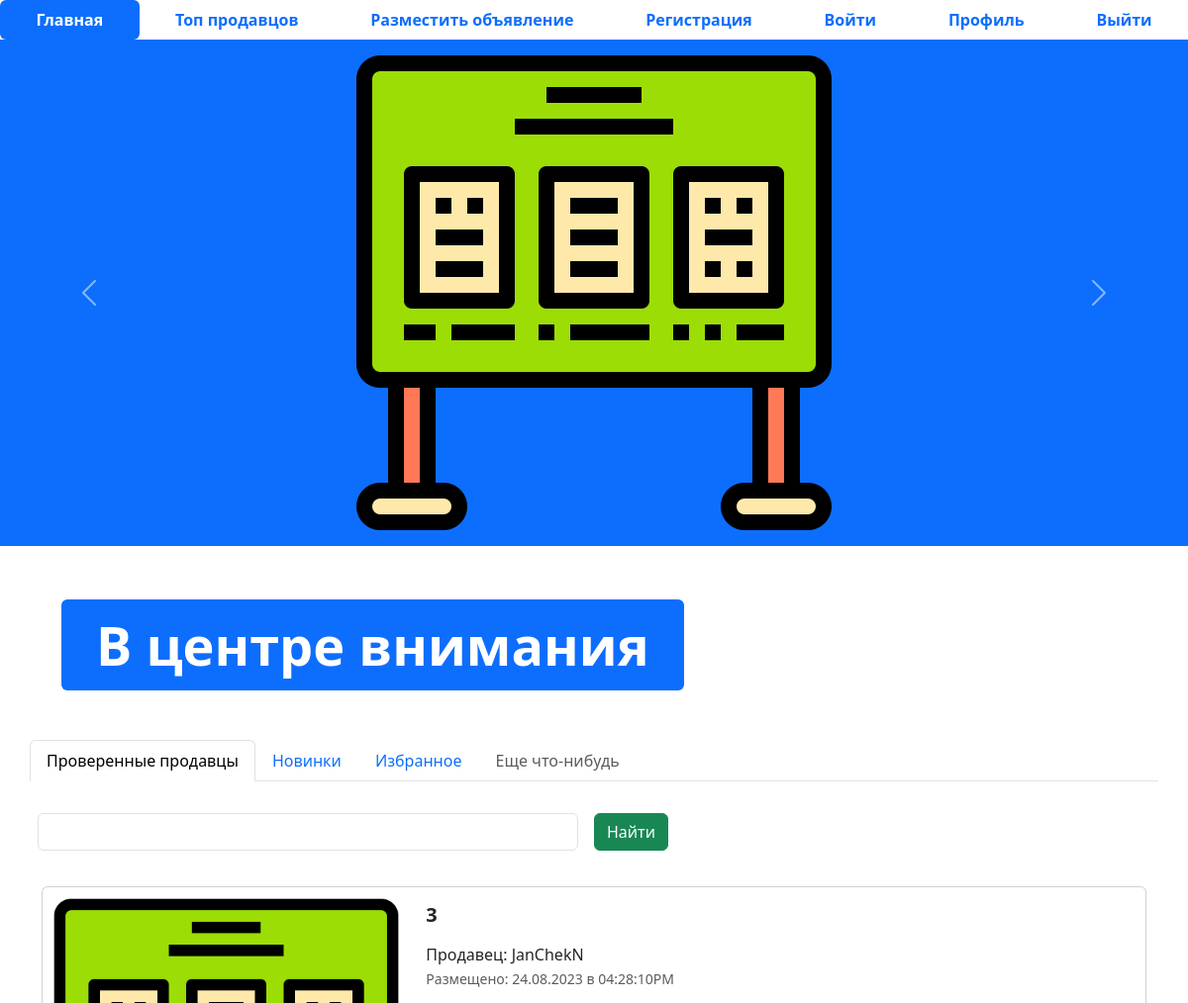
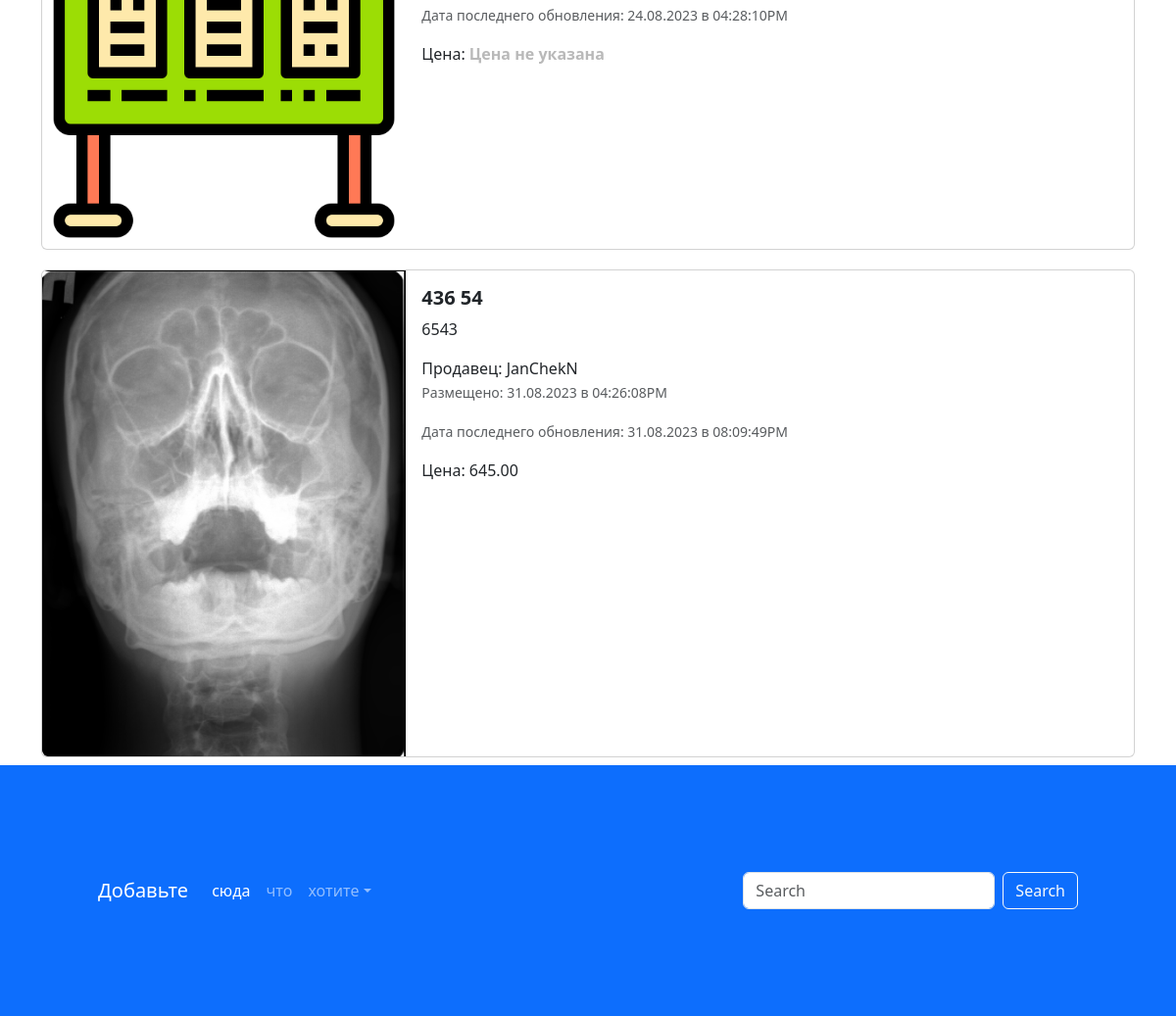
The page / on the database its author committed (2 pictures, top to bottom).
### app_adv/models.py (models this page shows, shortened)
class Advertisement(models.Model):
    title = models.CharField('Заголовок', max_length=256)
    description = models.TextField('Описание', blank=True, null=True, help_text='Не обязательно')
    price = models.DecimalField('Цена', max_digits=100, decimal_places=2, help_text='Не обязательно', blank=True,
                                null=True)
    auction = models.BooleanField('Торг', help_text='Отметьте если торг уместен')
    created_at = models.DateTimeField(auto_now_add=True)
    updated_at = models.DateTimeField(auto_now=True)
    user = models.ForeignKey(User, on_delete=models.CASCADE, verbose_name='Пользователь')
    image = models.ImageField('Изображение', upload_to='media/', blank=True, null=True, help_text='Не обязательно')
    def get_absolute_url(self):
        return reverse('adv-detail', kwargs={'pk': self.pk})
    @admin.display(description='Дата создания')
    def created_date(self):
        from django.utils import timezone
        if self.created_at.date() == timezone.now().date():
            created_time = self.created_at.time().strftime('%I:%M:%S%p')
            return format_html('<span style="color: #9cdd05; font-weight: bold;">Сегодня в {}</span>', created_time)
        return self.created_at.strftime('%d.%m.%Y в %I:%M:%S%p')
    @admin.display(description='Дата последнего обновления')
    def updated_date(self):
        from django.utils import timezone
        if self.updated_at.date() == timezone.now().date():
            updated_time = self.updated_at.time().strftime('%I:%M:%S%p')
            return format_html('<span style="color: #0d6efd; font-weight: bold;">Сегодня в {}</span>', updated_time)
        return self.updated_at.strftime('%d.%m.%Y в %I:%M:%S%p')
    @admin.display(description='Цена')
    def prc(self):
        if self.price == None:
            return format_html(
                '<span style="color: #b9b9b9; font-weight: bold;">Цена не указана</span>')
        else:
            return format_html('<span font-weight: bold;">{}</span>', self.price)
    class Meta:
        db_table = 'advertisement'

### app_adv/views.py (the view)
# urls.py: path('', index, name='main_page'),
def index(request):
    title = request.GET.get('query')
    if title:
        advertisements = Advertisement.objects.filter(title__icontains=title)
    else:
        advertisements = Advertisement.objects.all()
    context = {'advertisements': advertisements, 'title': title}
    return render(request, 'app_adv/index.html', context)

### templates/app_adv/index.html (shortened to what this page needs)
{% extends 'base.html' %}
{% load static %}
{% block body %}
<ul class="nav nav-pills sticky-top bg-white nav-fill">
    <li class="nav-item">
        <a aria-current="page" class="nav-link active" href="{% url 'main_page' %}">
            <span style="font-weight: bold;">Главная</span>
        </a>
    </li>
    <li class="nav-item">
        <a class="nav-link" href="{% url 'top_sellers' %}"><span style="font-weight: bold;">Топ продавцов</span>
        </a>
    </li>
    <li class="nav-item">
        <a class="nav-link" href="{% url 'advertisement_post' %}">
            <span style="font-weight: bold;">Разместить объявление</span>
        </a>
    </li>
    <li class="nav-item">
        <a class="nav-link" href="{% url 'register' %}">
            <span style="font-weight: bold;">Регистрация</span>
        </a>
    </li>
    <li class="nav-item">
        <a class="nav-link" href="{% url 'login' %}">
            <span style="font-weight: bold;">Войти</span>
        </a>
    </li>
    <li class="nav-item">
        <a class="nav-link" href="{% url 'profile' %}">
            <span style="font-weight: bold;">Профиль</span>
        </a>
    </li>
    <li class="nav-item">
        <a class="nav-link" href="{% url 'logout' %}">
            <span style="font-weight: bold;">Выйти</span>
        </a>
    </li>
</ul>
<div class="carousel slide bg-primary" data-bs-ride="carousel" id="carouselExampleControls">
    <div class="carousel-inner">
        <div class="carousel-item active">
            <img alt="..." class="mx-auto d-block w-33" src="{% static 'img/adv.png' %}">
        </div>
    </div>
    <button class="carousel-control-prev" data-bs-slide="prev" data-bs-target="#carouselExampleControls" type="button">
        <span aria-hidden="true" class="carousel-control-prev-icon"></span>
    </button>
    <button class="carousel-control-next" data-bs-slide="next" data-bs-target="#carouselExampleControls" type="button">
        <span aria-hidden="true" class="carousel-control-next-icon"></span>
    </button>
</div>
<div class="container" style="margin: 50px;">
    <div class="display-2">
        <span class="badge bg-primary">В центре внимания</span>
    </div>
</div>
<div class="container">
    <div class="row">
        <ul class="nav nav-tabs bg-white">
            <li class="nav-item">
                <a aria-current="page" class="nav-link active" href="#">Проверенные продавцы</a>
            </li>
            <li class="nav-item">
                <a class="nav-link" href="#">Новинки</a>
            </li>
            <li class="nav-item">
                <a class="nav-link" href="#">Избранное</a>
            </li>
            <li class="nav-item">
                <a aria-disabled="true" class="nav-link disabled" href="#" tabindex="-1">Еще что-нибудь</a>
            </li>
        </ul>
        <form class="row g-3" method="get">
            <div class="col-auto w-50">
                <input name="query" value="{% if title %} {{ title }} {% endif %}" class="form-control" type="text">
            </div>
            <div class="col-auto">
                <button class="btn btn-success mb-3" type="submit">Найти</button>
            </div>
        </form>
    </div>
    {% for adv in advertisements %}
    <div class="col">
        <div class="card mb-2" style="max-width: 1200px; margin-top: 20px;">
            <div class="row g-0">
                <div class="col-md-4">
                    <a class="nav-link" href="{{ adv.get_absolute_url }}">
                        <img alt="Card title" class="img-fluid rounded-start"
                             src="{% if adv.image %} {{ adv.image.url }} {% else %} {% static 'img/adv.png' %} {% endif %}">
                    </a>
                </div>
                <div class="col-md-8">
                    <div class="card-body">
                        <h5 class="card-title">
                            <a class="nav-link" href="{{ adv.get_absolute_url }}"><strong>{{ adv.title }}</strong></a>
                        </h5>
                        <a class="nav-link" href="{{ adv.get_absolute_url }}">
                            <p class="card-text">
                                {{ adv.description }}
                            </p>
                            <span>Продавец: {{ adv.user }}</span>
                            <p class="card-text"><small class="text-muted">Размещено: {{ adv.created_date }}</small>
                            </p>
                            <p class="card-text"><small class="text-muted">Дата последнего обновления: {{ adv.updated_date }}</small>
                            </p>
                            <span>Цена: {{ adv.prc }}</span>
                        </a>
                    </div>
                </div>
            </div>
        </div>
    </div>
    {% endfor %}
</div>
<footer class="bg-primary" style="padding: 100px;">
    <nav class="navbar navbar-expand-sm navbar-dark">
        <a class="navbar-brand" href="#">Добавьте</a>
        <div class="collapse navbar-collapse" id="collapsibleNavId">
            <ul class="navbar-nav me-auto mt-2 mt-lg-0">
                <li class="nav-item">
                    <a aria-current="page" class="nav-link active" href="#">сюда</a>
                </li>
                <li class="nav-item">
                    <a class="nav-link" href="#">что</a>
                </li>
                <li class="nav-item dropdown">
                    <a aria-expanded="false" aria-haspopup="true" class="nav-link dropdown-toggle"
                       data-bs-toggle="dropdown"
                       href="#"
                       id="dropdownId">хотите</a>
                </li>
            </ul>
            <form class="d-flex my-2 my-lg-0">
                <input class="form-control me-sm-2" placeholder="Search" type="text">
                <button class="btn btn-outline-light my-2 my-sm-0" type="submit">Search</button>
            </form>
        </div>
    </nav>
</footer>
{% endblock %}

### templates/base.html (shortened to what this page needs)
{% load static %}
<!DOCTYPE html>
<html lang="en">
<head>
    <link href="{% static 'css/bootstrap.min.css' %}" rel="stylesheet">
    <link href="{% static 'css/fontello.css' %}" rel="stylesheet">
</head>
<body>
{% block body %}
{% endblock %}
</body>
</html>

### rows shown on the page
Advertisement: title "3", user "JanChekN", created_date "24.08.2023 в 04:28:10PM", updated_date "24.08.2023 в 04:28:10PM", prc "Цена не указана"
Advertisement: image (picture), title "436 54", description "6543", user "JanChekN", created_date "31.08.2023 в 04:26:08PM", updated_date "31.08.2023 в 08:09:49PM", prc "645.00"
